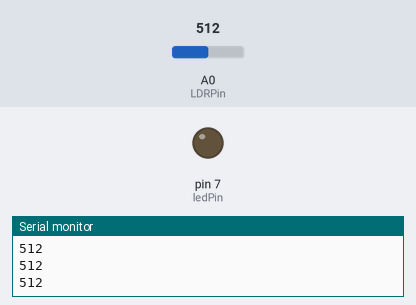
This sketch was run on a simulated Arduino Uno, built with avr-gcc and run on an emulated ATmega328P. Shown: output pins drawn as LEDs (lit = HIGH), the last lines printed to the serial monitor. The test bench sets the inputs (shaded band); at power-on: A0 (LDRPin) = 512.

Above: at 1.2 s.
1.3 s: A0 (LDRPin) set to 76
2.8 s: A0 (LDRPin) set to 65
At 4.0 s:
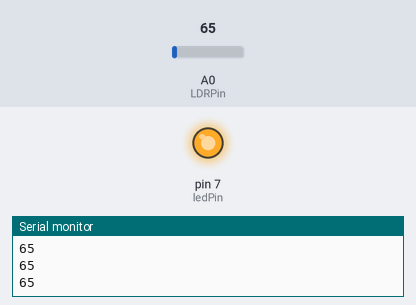
4.3 s: A0 (LDRPin) set to 122
At 5.3 s:
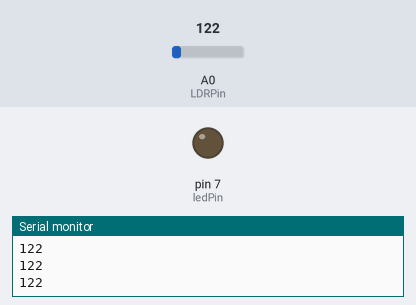
5.8 s: A0 (LDRPin) set to 60
At 6.5 s:
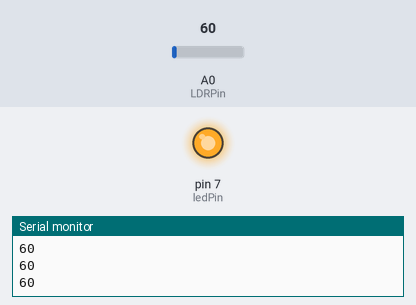
Timing chart, 0 to 8.3 s (numbered marks = the images above; inputs shaded):
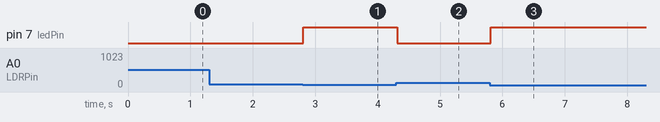

Measured:
- the behaviour switches between 70 and 69 on A0 (LDRPin) (found by bisection; images 0 and 1)
- after the input at 2.8 s, pin 7 (ledPin): LOW → HIGH at once
- after the input at 4.3 s, pin 7 (ledPin): HIGH → LOW at once
- after the input at 5.8 s, pin 7 (ledPin): LOW → HIGH at once

The sketch:

LDR_Sensor.ino
```cpp
int ledPin = 7;
int LDRPin = A0;
void setup()
{
  pinMode(ledPin, OUTPUT);
  Serial.begin(9600);
}

void loop()
{
  delay(100);
   int isik_degeri = analogRead(LDRPin);
    Serial.println(isik_degeri);
     if(isik_degeri<70)
     {
       digitalWrite(ledPin, HIGH);

     }
     else
     {
       digitalWrite(ledPin, LOW);

     }

}
```
